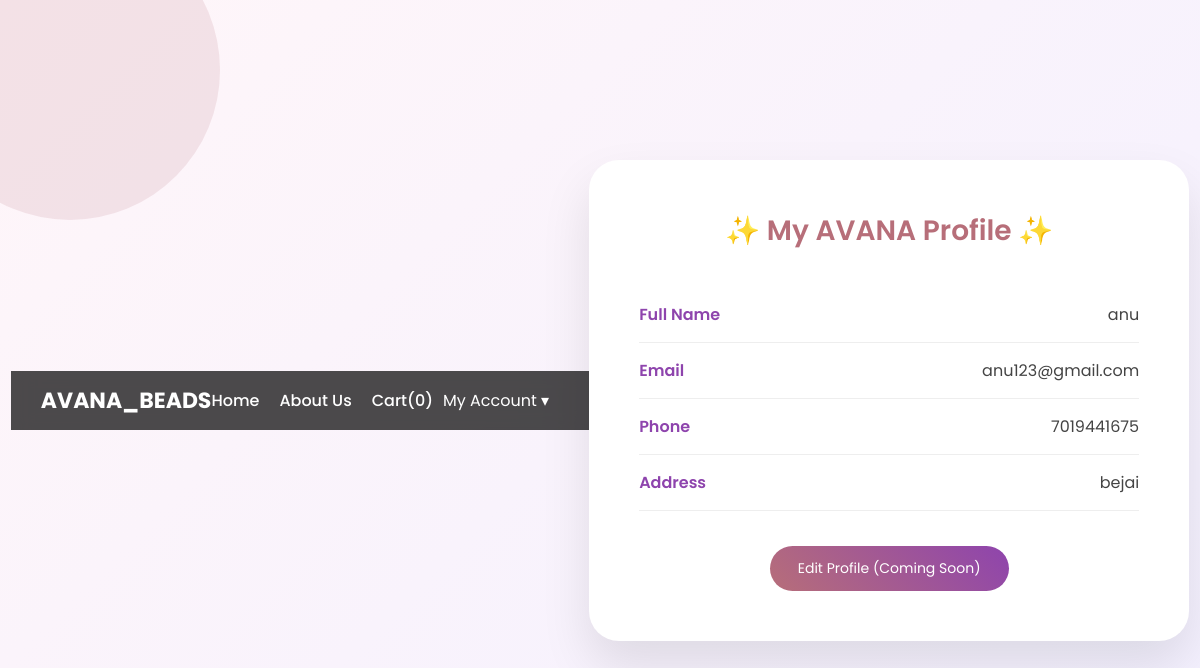
The page /login/profile.php (signed in) on the database its author committed.
### tables this page shows
CREATE TABLE `customer` (
  `cust_id` int(11) NOT NULL,
  `cust_name` varchar(100) DEFAULT NULL,
  `email` varchar(150) DEFAULT NULL,
  `password` varchar(255) DEFAULT NULL,
  `contact` varchar(15) DEFAULT NULL,
  `address` text DEFAULT NULL,
  `role` enum('admin','customer') DEFAULT 'customer'
);

### login/profile.php (the view, shortened to what this page needs)
<?php
include("customer_navbar.php");
$cust_id = $_SESSION['cust_id'];
$query = mysqli_query($conn, "SELECT * FROM customer WHERE cust_id='$cust_id'");
$customer = mysqli_fetch_assoc($query);
?>
<!DOCTYPE html>
<html>
<head>
</head>
<body>
<div class="profile-card">
    <div class="profile-title">✨ My AVANA Profile ✨</div>
    <div class="info-row">
        <div class="label">Full Name</div>
        <div class="value"><?php echo $customer['cust_name']; ?></div>
    </div>
    <div class="info-row">
        <div class="label">Email</div>
        <div class="value"><?php echo $customer['email']; ?></div>
    </div>
    <div class="info-row">
        <div class="label">Phone</div>
        <div class="value"><?php echo $customer['contact']; ?></div>
    </div>
    <div class="info-row">
        <div class="label">Address</div>
        <div class="value"><?php echo $customer['address']; ?></div>
    </div>
    <div class="button-group">
        <button class="btn">Edit Profile (Coming Soon)</button>
    </div>
</div>
</body>
</html>

### login/profile.php (style rules this page uses)
* { margin:0; padding:0; box-sizing:border-box; font-family:'Poppins',sans-serif; }
body { height:100vh; background: linear-gradient(135deg,#fff6f9,#f3f0ff); display:flex; justify-content:center; align-items:center; }
body::before, body::after { content:""; position:absolute; border-radius:50%; opacity:0.15; }
body::before { width:300px; height:300px; background:#b76e79; top:-80px; left:-80px; }
body::after { width:350px; height:350px; background:#8e44ad; bottom:-100px; right:-100px; }
.profile-card { width:600px; background:white; padding:50px; border-radius:30px; box-shadow:0 25px 50px rgba(0,0,0,0.1); position:relative; z-index:2; }
.profile-title { text-align:center; font-size:28px; font-weight:600; color:#b76e79; margin-bottom:35px; }
.info-row { display:flex; justify-content:space-between; padding:15px 0; border-bottom:1px solid #eee; }
.label { font-weight:600; color:#8e44ad; }
.value { color:#444; }
.button-group { text-align:center; margin-top:35px; }
.btn { padding:12px 28px; border:none; border-radius:30px; background:linear-gradient(45deg,#b76e79,#8e44ad); color:white; font-size:14px; cursor:pointer; transition:0.3s ease; }

### rows shown on the page
customer: cust_name "anu", email "anu123@gmail.com", contact "7019441675", address "bejai"

### other values the page prints
$count "0"
